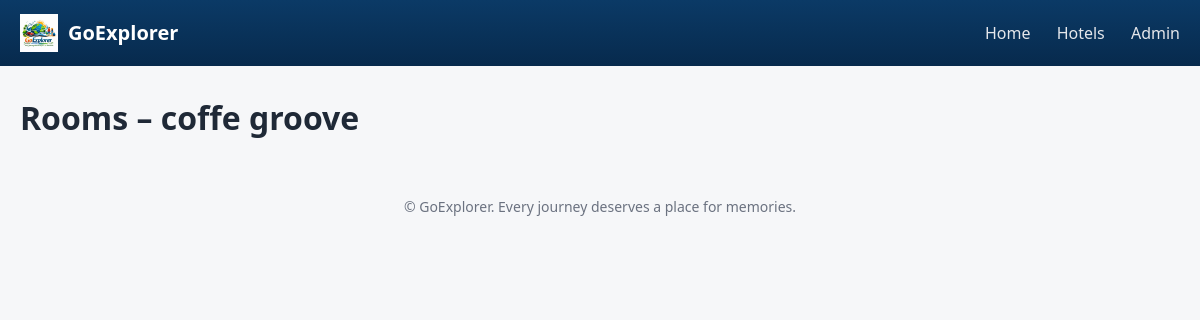
Page /rooms/6/?check_in=None&check_out=None on the earlier database version.
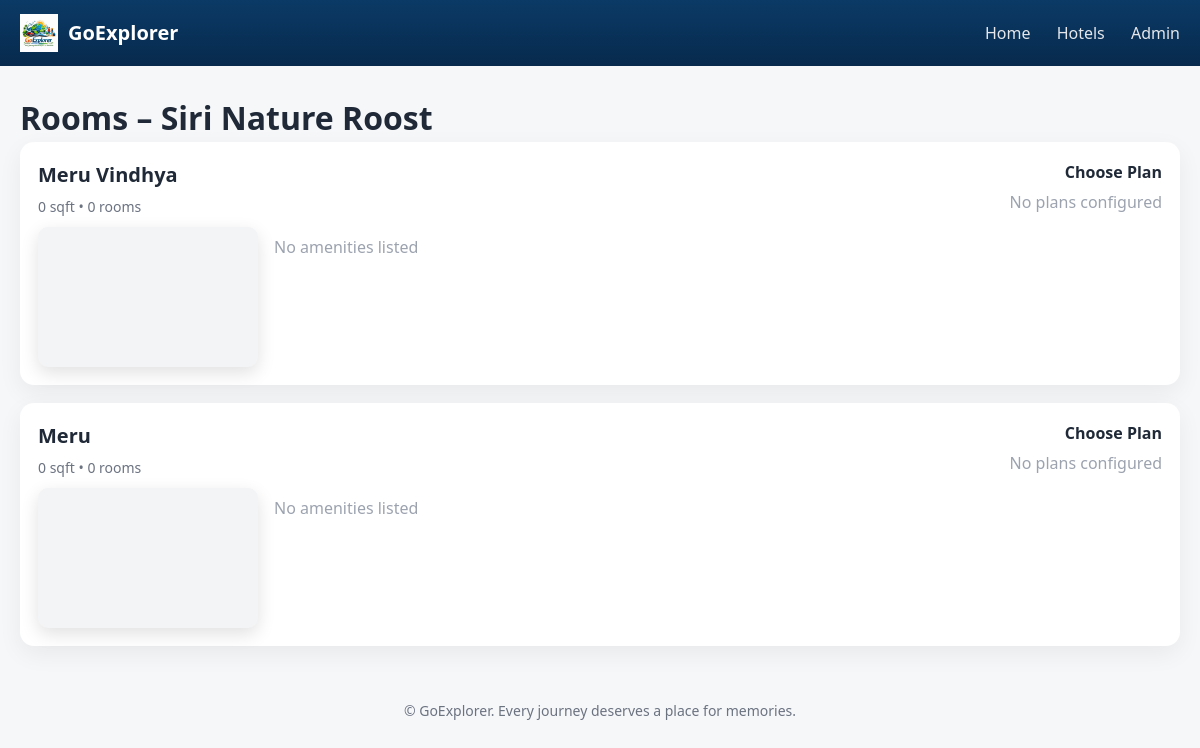
Same page on the later database version.
### booking/models.py (models this page shows, shortened)
class Hotel(models.Model):
    RATING_CHOICES = (
        (3, "3 Star"),
        (4, "4 Star"),
        (5, "5 Star"),
    )
    name = models.CharField(max_length=200)
    city = models.CharField(max_length=100)
    address = models.TextField(blank=True)
    rating = models.PositiveSmallIntegerField(choices=RATING_CHOICES, default=3)
    is_active = models.BooleanField(default=True)

class RoomType(models.Model):
    hotel = models.ForeignKey(Hotel, on_delete=models.CASCADE)
    name = models.CharField(max_length=100)
    price = models.DecimalField(max_digits=10, decimal_places=2, null=True, blank=True, db_column='price')
    base_price = models.PositiveIntegerField(default=0)
    room_size_sqft = models.PositiveIntegerField(default=0)
    total_rooms = models.PositiveIntegerField(default=0)
    amenities = models.ManyToManyField(Amenity, blank=True)

### booking/views_ui.py (the view)
def rooms_list(request, hotel_id):
    hotel = get_object_or_404(Hotel, id=hotel_id)
    return render(request, "booking/room_list.html", {
        "hotel": hotel,
        "rooms": RoomType.objects.filter(hotel=hotel),
        "images": hotel.images.all(),
        "check_in": request.GET.get("check_in"),
        "check_out": request.GET.get("check_out"),
    })

### booking/templates/booking/room_list.html (shortened to what this page needs)
{% extends "booking/base.html" %}
{% block content %}
<h1>Rooms – {{ hotel.name }}</h1>
{% for room in rooms %}
<div class="card room-card">
    <div class="room-left">
        <div class="room-head">
            <h3 class="room-title">{{ room.name }}</h3>
            <p class="room-meta">{{ room.room_size_sqft }} sqft • {{ room.total_rooms }} rooms</p>
        </div>
        <div class="room-body">
            <div class="room-thumb-wrap">
                {% if hotel.images.all %}
                    <img class="room-thumb" src="{{ hotel.images.all.0.image.url }}" alt="{{ room.name }}">
                {% else %}
                    <div class="room-thumb placeholder"></div>
                {% endif %}
            </div>
            <div class="room-info">
                <div class="amenities">
                    {% for amenity in room.amenities.all %}
                        <span class="amenity-item">{{ amenity.name }}</span>
                    {% empty %}
                        <span class="muted">No amenities listed</span>
                    {% endfor %}
                </div>
            </div>
        </div>
    </div>
    <div class="room-right">
        <h4 class="choose-plan">Choose Plan</h4>
        <div class="plan-grid">
        {% for plan in room.plans.all %}
            <div class="plan-box">
                <div class="plan-title">{{ plan.get_plan_type_display }}</div>
                <div class="plan-price">₹ {{ plan.price }} <span class="per-night">/ night</span></div>
                <a class="btn-primary btn-select"
                   href="{% url 'review_booking' %}?plan_id={{ plan.id }}&check_in={{ check_in }}&check_out={{ check_out }}">
                   Select
                </a>
            </div>
        {% empty %}
            <p class="muted">No plans configured</p>
        {% endfor %}
        </div>
    </div>
</div>
{% endfor %}
{% endblock %}

Differences in the rows shown:
changed Hotel: name "coffe groove" → "Siri Nature Roost"
now on this page (row edited): RoomType: name "Meru Vindhya", room_size_sqft "0", total_rooms "0"
now on this page (row edited): RoomType: name "Meru", room_size_sqft "0", total_rooms "0"
